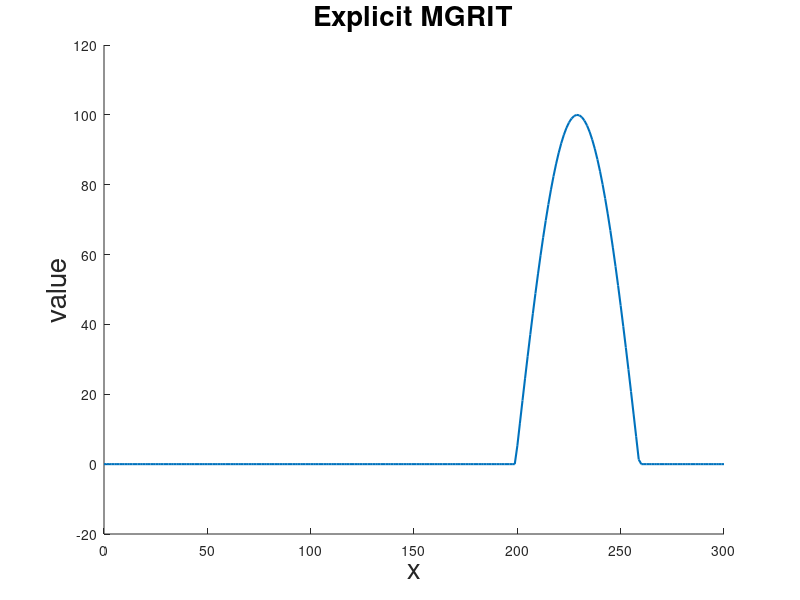

Write the MATLAB code that produced this figure. (Note: this script raises an error after producing the figure.)
function MGRIT_explicit_driver()
%% Initialization
option = 'NoCoarseDirect';
h = 1.25;
dt = 1;
Max = 300;
x = 0:h:Max;
l = length(x);
N = 150;
Y = zeros(1, l);
for i = 1:length(x)
    if x(i) > 49 && x(i) < 111
        Y(i) = 100*sin(pi*(x(i)-50)/60);
    end
end
Y = repmat(Y,1,N);
fc_ratio = 2;
level = 3;
iter = 80;

%% Initial different y values ====
% ratio = fc_ratio^(level - 1);
% for i = 2:N
%     if mod(i,fc_ratio) == 0
%         Y((i-1)*l + 1:i*l) = Lax_Wendroff(Y((i-2)*l + 1:(i-1)*l), h*ratio, dt*ratio);
%     else
%         Y((i-1)*l + 1:i*l) = Y((i-2)*l + 1:(i-1)*l);
%     end
% end
%=================================

f = figure;
% subplot(2,1,1)
title('Explicit MGRIT','FontSize',20)
hold on
% subplot(2,1,2)
% title('Results for all time steps')
% hold on
% axis tight manual

%% Plot theoretical answer
Z = zeros(1, l);
for i = 1:length(x)
    if x(i) > 49 + N && x(i) < 111 + N - 1
        Z(i) = 100*sin(pi*(x(i)-(50 + N-1))/60);
    end
end
% subplot(2,1,1)
p_Z = plot(x, Z, 'LineWidth', 1.5); M0 = 'Exact solution';
ylim([-20 120])
ylabel('value','FontSize',20)
xlabel('x','FontSize',20)
% title('Explicit MGRIT without coarest explicit and with fine update','FontSize',15)

%% Plot MGRIT explicit result by iteration
for i = 1:iter
    Y = MGRIT_explicit_method1(Y, h, dt, N, fc_ratio, level, option);
%     subplot(2,1,1)
    plot(x, Y(l*(N-1) + 1:l*N));
%     subplot(2,1,2)
%     plot(linspace(0, N, l*N), Y);
    pause(0.05)
end
plot(x, Y(l*(N-1) + 1:l*N), 'LineWidth', 2);

%% Plot explicit time marching result
Y_ETM = zeros(1, l);
for i = 1:length(x)
    if x(i) > 49 && x(i) < 111
        Y_ETM(i) = 100*sin(pi*(x(i)-50)/60);
    end
end
for i = 1:N-1
    Y_ETM = Lax_Wendroff(Y_ETM, h, dt);
end
% subplot(2,1,1)
p_ETM = plot(x, Y_ETM,'LineWidth',2); M1 = 'Lax-Wendroff';
legend([p_Z,p_ETM], M0, M1,'FontSize',15);
pause(0.5)

%% Plot implicit time marching result
% Y_ITM = zeros(1, l);
% for i = 1:length(x)
%     if x(i) > 49 && x(i) < 111
%         Y_ITM(i) = 100*sin(pi*(x(i)-50)/60);
%     end
% end
% for i = 1:N-1
%     Y_ITM = backward_euler(Y_ITM, h, dt);
% end
% subplot(2,1,1)
% p_ITM = plot(x, Y_ITM,'LineWidth',2); M2 = 'Backward Euler';
% legend([p_Z,p_ITM], M0, M2,'FontSize',15);
% pause(0.5)

%% Plot with coarse grids
ratio = fc_ratio^(level - 1);
h = h * ratio;
dt = dt * ratio;
x = 0:h:Max;
Y_2 = zeros(size(x));
for i = 1:length(x)
    if x(i) > 49 && x(i) < 111
        Y_2(i) = 100*sin(pi*(x(i)-50)/60);
    end
end
for i = 1:N/ratio - 1
    Y_2 = Lax_Wendroff(Y_2, h, dt);
end
Y_2 = Lax_Wendroff(Y_2, h, dt/ratio);
Y_2 = Lax_Wendroff(Y_2, h, dt/ratio);
Y_2 = Lax_Wendroff(Y_2, h, dt/ratio);
% subplot(2,1,1)
p_2 = plot(x, Y_2, '-x'); M3 = 'Explicit with coarsest grids';
legend([p_ETM; p_2], M1, M3);

end